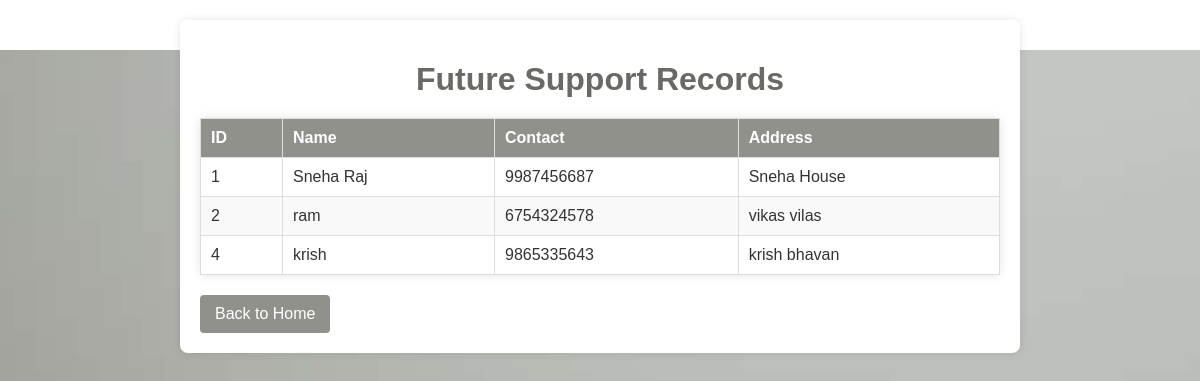
Page /admfsupport on the committed database.
### orphan/models.py (models this page shows)
class futuresupport(models.Model):
    name=models.CharField(max_length=100)
    contact=models.CharField(max_length=12)
    address=models.TextField()

### orphan/views.py (the view)
# urls.py: path('admfsupport',views.admfsupport,name="admfsupport"),
def admfsupport(request):
    fsupport=futuresupport.objects.all()
    return render(request,'admfsupport.html', {'fsupport': fsupport})

### template/admfsupport.html (shortened to what this page needs)
<!DOCTYPE html>
<html lang="en">
<head>
    {% load static %}
</head>
<body>
    <div class="container">
        <h1>Future Support Records</h1>
        <table>
            <thead>
                <tr>
                    <th>ID</th>
                    <th>Name</th>
                    <th>Contact</th>
                    <th>Address</th>
                </tr>
            </thead>
            <tbody>
                {% for record in fsupport %}
                <tr>
                    <td>{{ record.id }}</td>
                    <td>{{ record.name }}</td>
                    <td>{{ record.contact }}</td>
                    <td>{{ record.address }}</td>
                </tr>
                {% endfor %}
            </tbody>
        </table>
        <a href="{% url 'adminpg' %}" class="back-button">Back to Home</a>
    </div>
</body>
</html>

### rows in the picture
futuresupport: id "1", name "Sneha Raj", contact "9987456687", address "Sneha House"
futuresupport: id "2", name "ram", contact "6754324578", address "vikas vilas"
futuresupport: id "4", name "krish", contact "9865335643", address "krish bhavan"
